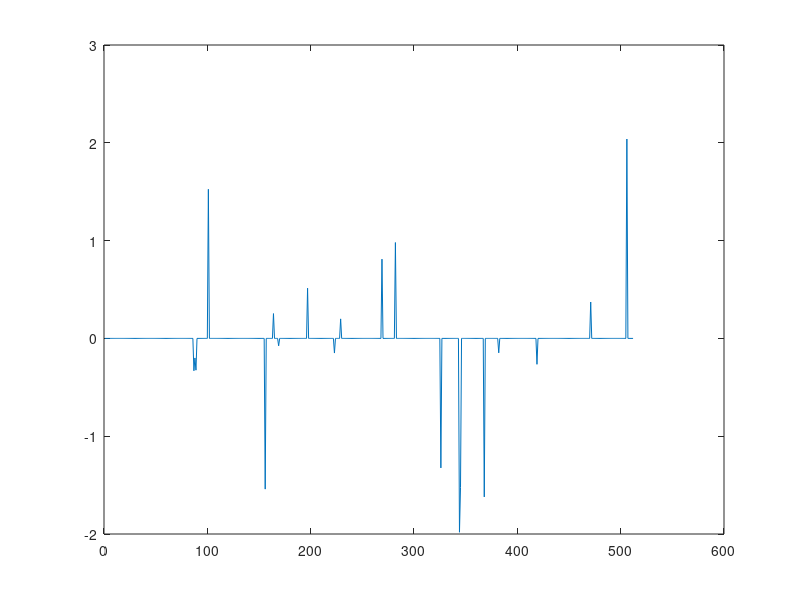
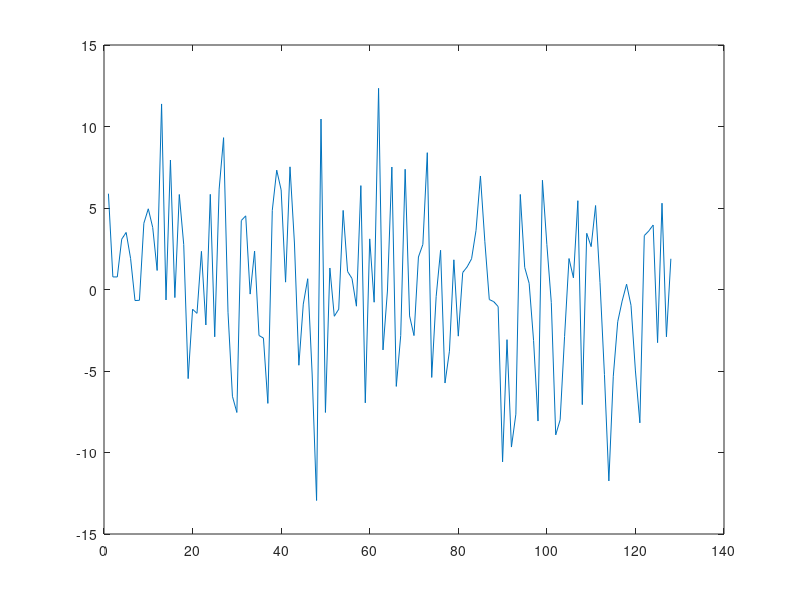

The MATLAB source for these figures, in order: (Note: this script raises an error after producing the figures.)
% (a) Create a sparse vector of 512 random sensory values. Plot this vector
% the sparse vector has n values where k are non-zero values
n = 512; k = 20;
p = randperm(n);
x = zeros(n,1);
x(p(1:k)) = (randn(k,1));
figure(1); plot(1:n, x);


% (b) Create a random measurement matrix to compress the sensory vector

m = 128;
Phi = randn(m,n);
y = Phi*x;
figure(2); plot(1:m, y)

% (c) Use the Matlab function l1eq_pd function to recover the 512 sensory data
x0=Phi'*y;
xp = l1eq_pd(x0,Phi,[],y,1e-3);
figure(3);plot(xp);

figure(4); plot(1:n, x, 1:n, xp);

legend('truth', 'recovery');

R = corrcoef(x,xp)